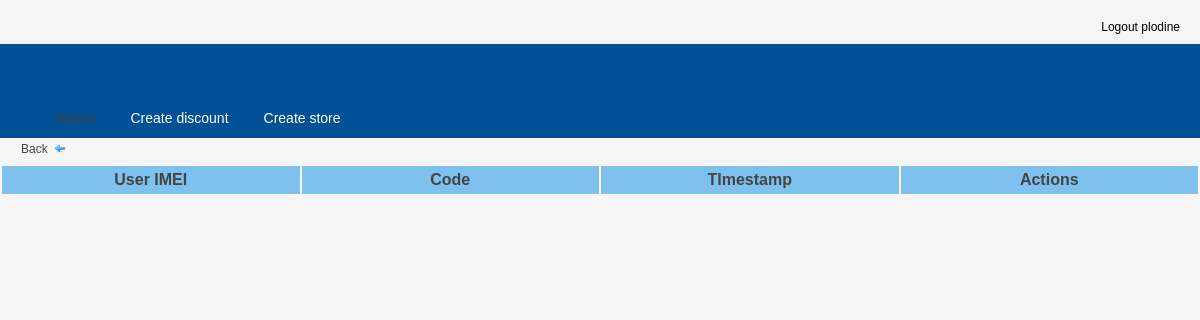
The page /php/discount_codes.php?id=7&store=2 (signed in) on the database as committed earlier.
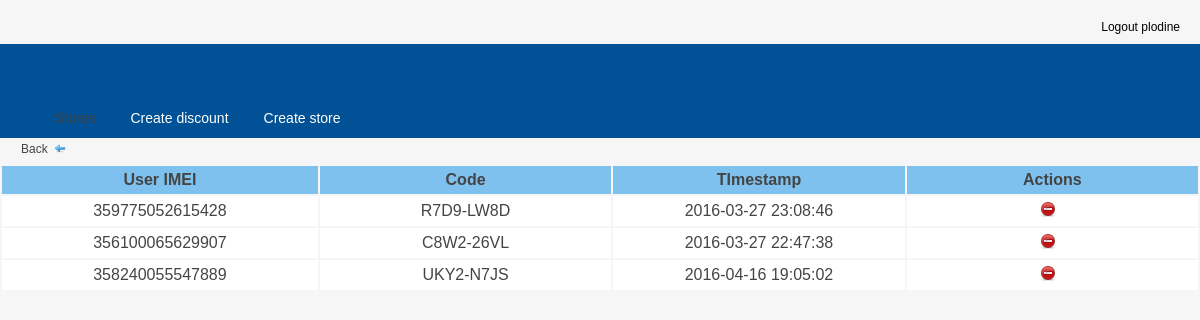
The same page on the database as committed later.
### tables this page shows
CREATE TABLE IF NOT EXISTS `codes` (
  `id` int(11) NOT NULL AUTO_INCREMENT,
  `id_discount` int(11) NOT NULL,
  `user_id` varchar(30) NOT NULL,
  `code` varchar(9) NOT NULL,
  `time` timestamp NOT NULL DEFAULT CURRENT_TIMESTAMP ON UPDATE CURRENT_TIMESTAMP,
  PRIMARY KEY (`id`)
);

### php/discount_codes.php (the view, shortened to what this page needs)
<html>
    <head>
        <link rel="stylesheet" type="text/css" href="../css/styles.css" />
    </head>
    <body>
        <div id="header">
            <div id="header-status">
                <div >
                    <div >
                    </div>
                    <div >
                        <?php include "logout_menu.php"; ?>
                    </div>
                </div>
                <?php
                    include('menu.php');
                ?>
        </div>
        <div >
                <div class="module">
                     <a href="store_discounts.php?id=<?php echo $_GET['store'];?>"  class="button">
                        	<span>Back&nbsp;&nbsp;<img src="../img/arrow-180.gif" width="12" height="9"  /></span>
                    </a
                    <div class="module-table-body">
                    	<form action="">
                        <table id="myTable" class="tablesorter">
                        	<thead>
                                <tr >
                                    <th style="width:10%; text-align:center;" >User IMEI</th>
                                    <th style="width:10%; text-align:center;">Code</th>
                                    <th style="width:10%; text-align:center;">TImestamp</th>
                                    <th style="width:10%; text-align:center;">Actions</th>
                                </tr>
                            </thead>
                            <tbody>
								<?php
                                    $sql= mysql_query ("SELECT * FROM `codes` WHERE id_discount = ".$_GET['id']."");
                                    while ($row = mysql_fetch_array($sql))
                                    {
                                        echo "<tr>
                    								<td class='align-center'>".$row['user_id']."</td>
                    								<td class='align-center'>".$row['code']."</td>
                    								<td class='align-center'>".$row['time']."</td>
                    								<td class='align-center'>
                    									<img src='../img/minus-circle.gif'  onclick='delete_code(".$row['id'].", ".$_GET['id'].", ".$_GET['store'].")' width='16' height='16' title='Briši' />&nbsp;&nbsp;
                    								</td>
                    							</tr>  ";
                                    }
								?>
                            </tbody>
                        </table>
                        </form>
                     </div>
                </div>
    	       </div>
	</body>
</html>

Rows that differ between the two databases and show on the page:
added codes: user "359775052615428", code "R7D9-LW8D", time "2016-03-27 23:08:46"
added codes: user "356100065629907", code "C8W2-26VL", time "2016-03-27 22:47:38"
added codes: user "358240055547889", code "UKY2-N7JS", time "2016-04-16 19:05:02"
